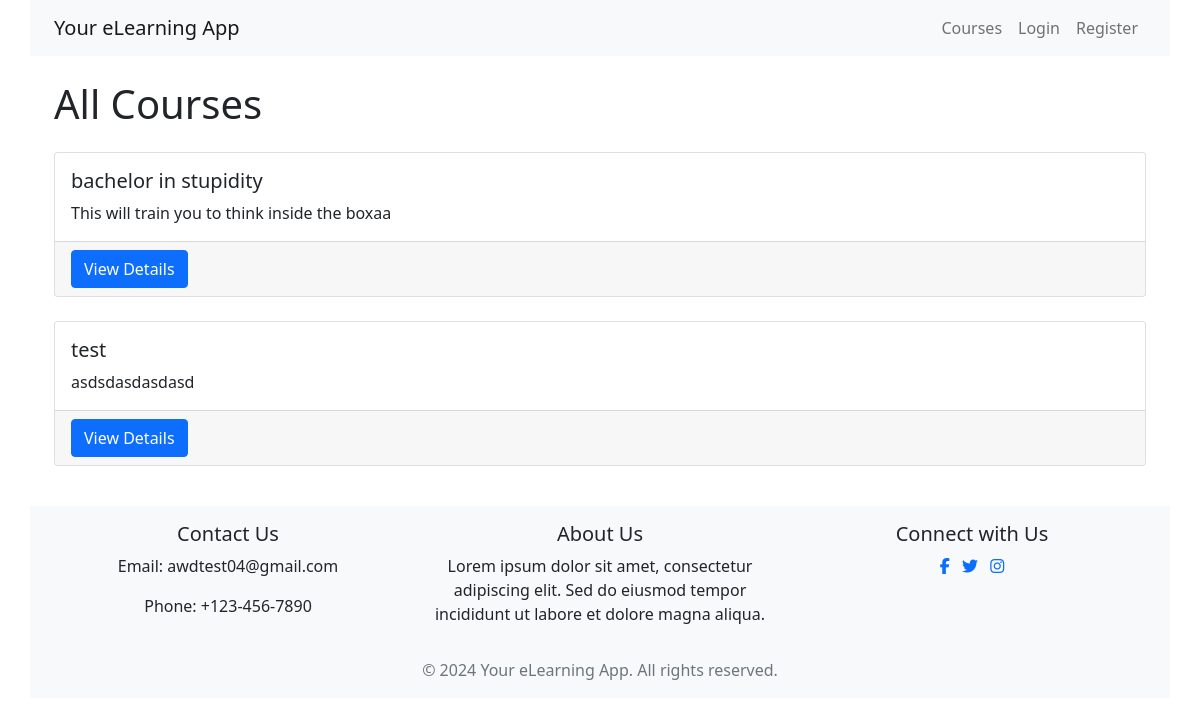
The app's page /courses/, older data.
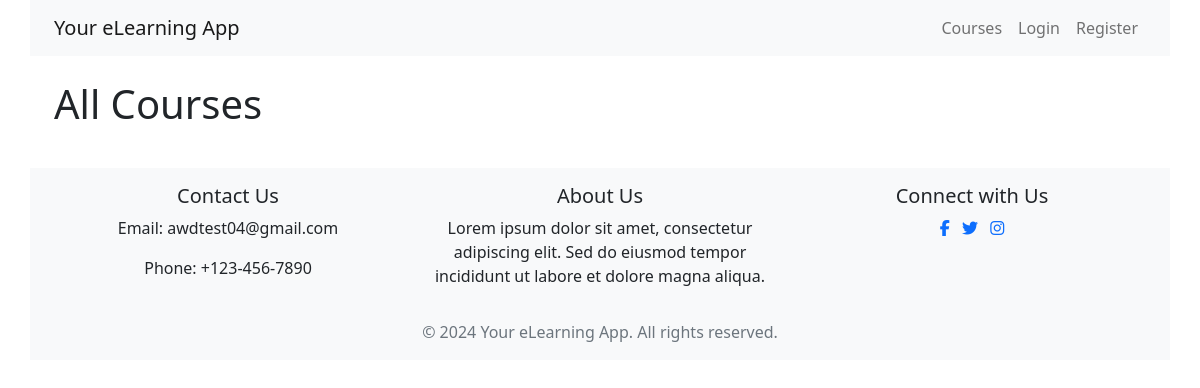
The same page, newer data.
### courses/models.py (models this page shows, shortened)
class Course(models.Model):
    DRAFT = "draft"
    OFFICIAL = "official"
    STATUS_CHOICES = [
        (DRAFT, _("Draft")),
        (OFFICIAL, _("Official")),
    ]
    name = models.CharField(max_length=100)
    summary = models.TextField()
    description = RichTextField()  # CKEditor
    teacher = models.ForeignKey(
        User, on_delete=models.CASCADE, related_name="courses_taught"
    )
    duration_weeks = models.PositiveIntegerField(
        _("Duration (weeks)"), default=20, validators=[MinValueValidator(1)]
    )
    status = models.CharField(
        _("Status"), max_length=20, choices=STATUS_CHOICES, default=DRAFT
    )
    created_at = models.DateTimeField(auto_now_add=True)
    last_modified = models.DateTimeField(null=True)
    start_date = models.DateTimeField(default=timezone.now)
    class Meta:
        verbose_name = _("Course")
        verbose_name_plural = _("Courses")
        unique_together = ["name", "teacher"]

### courses/views.py (the view)
# urls.py: path("courses/", CoursesView.as_view(), name="courses"),
class CoursesView(ListView):
    model = Course
    template_name = "courses/public/view_courses.html"
    context_object_name = "courses"
    @csrf_exempt
    def get_queryset(self):
        return Course.objects.filter(status="official")

### courses/templates/courses/public/view_courses.html (shortened to what this page needs)
{% extends 'base/base.html' %}
{% block content %}
  <div class="container">
    <h1 class="my-4">All Courses</h1>
    <div class="row">
      {% for course in courses %}
        <div class="col-md-12 mb-4">
          <div class="card h-100">
            <div class="card-body">
              <h5 class="card-title">{{ course.name }}</h5>
              <p class="card-text">{{ course.summary }}</p>
            </div>
            <div class="card-footer">
              <a href="{% url 'course_details' course.id %}" class="btn btn-primary">View Details</a>
            </div>
          </div>
        </div>
      {% endfor %}
    </div>
  </div>
{% endblock %}

Row changes from the older to the newer data that the page shows:
removed Course: name "bachelor in stupidity", summary "This will train you to think inside the boxaa"
removed Course: name "test", summary "asdsdasdasdasd"
